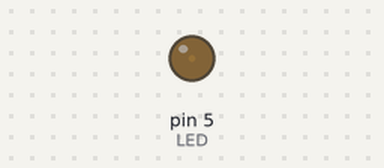
A sketch run on a simulated Arduino Uno, built with avr-gcc and run on an emulated ATmega328P. On the bench: output pins drawn as LEDs (lit = HIGH).

Above: at 0.05 s.
At 1.15 s:
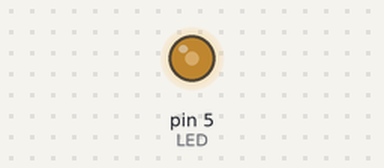
At 2.3 s:
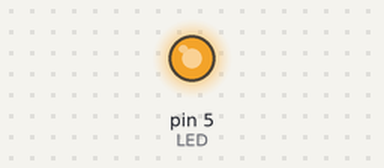
At 4.55 s:
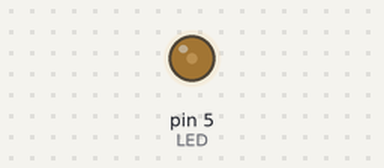
Timing chart, 0 to 6.6 s (numbered marks = the images above):
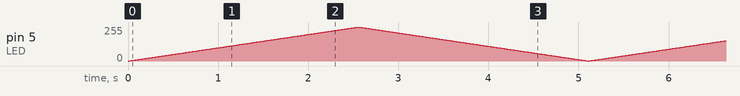

The sketch:

Arduino_pwm.ino
```cpp
//Led aangeven
const int LED = 5;

void setup() {
  // put your setup code here, to run once:
  pinMode(LED,OUTPUT);
}

void loop() {
  // put your main code here, to run repeatedly:
  for(int i=0; i<255; i++){
    analogWrite(LED, i);
    delay(10);
  }
   for(int i=255; i>0; i--){
    analogWrite(LED, i);
    delay(10);
  }

}
```
